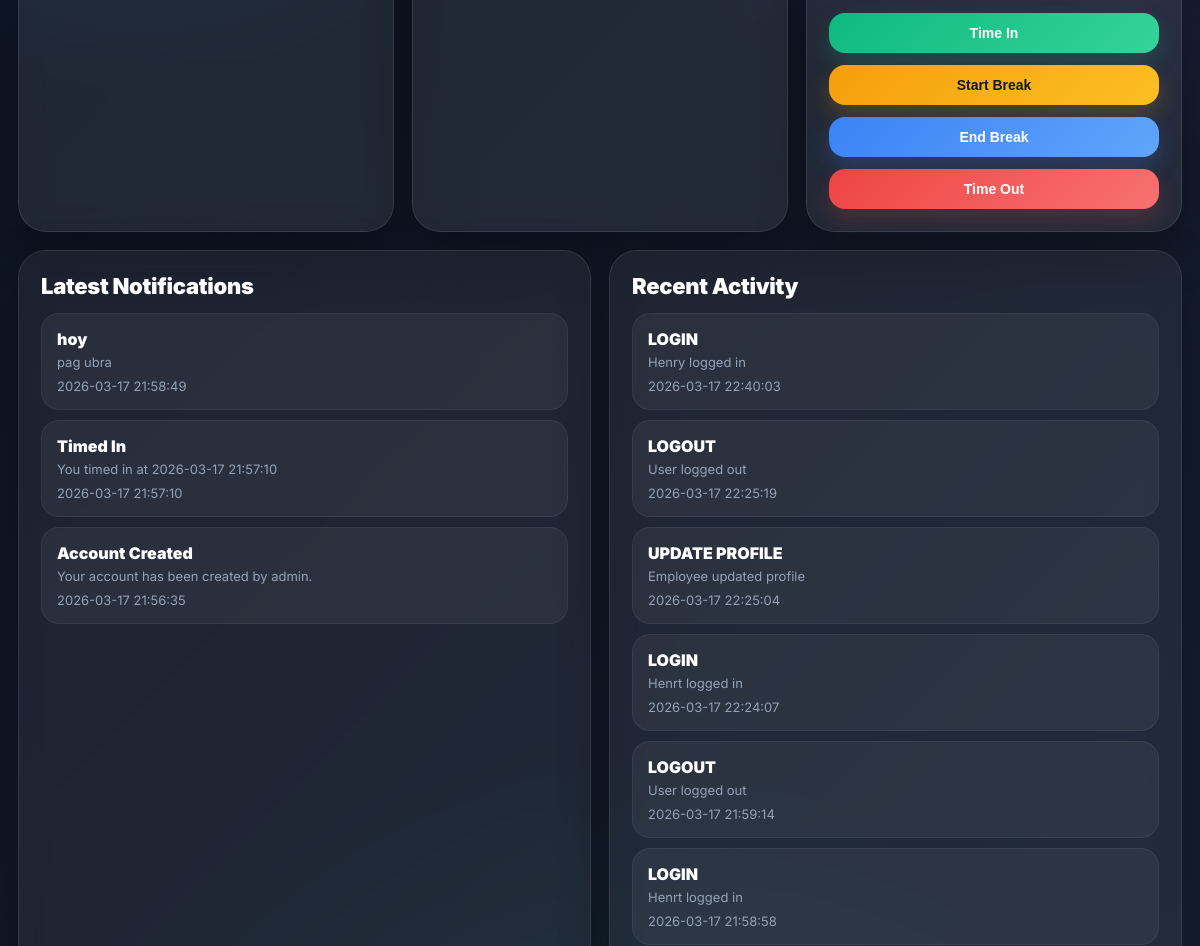
Before: /dashboard (signed in, middle part) with the older database file.
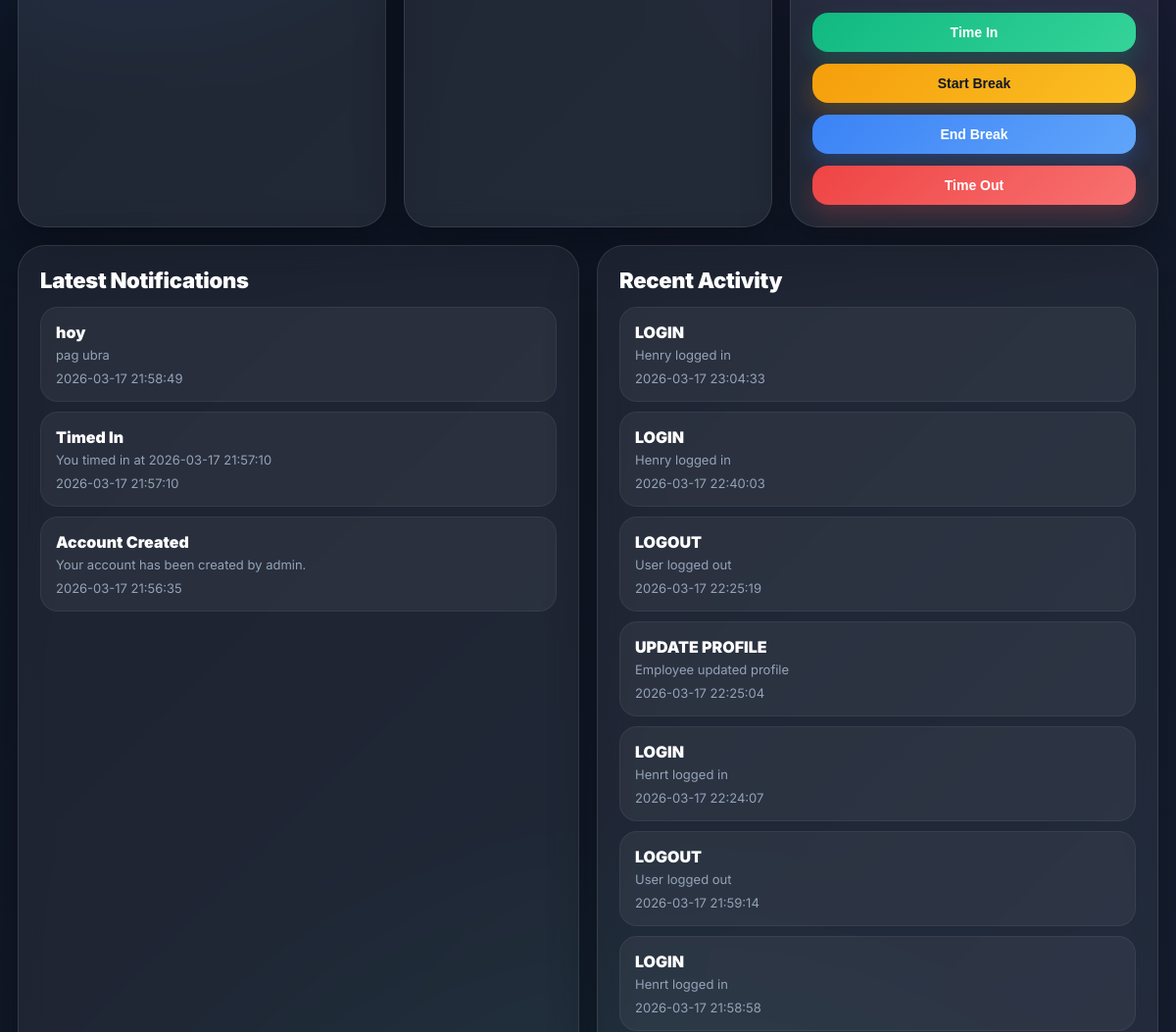
After: the same page with the newer database file.
### tables this page shows
CREATE TABLE notifications (
            id INTEGER PRIMARY KEY AUTOINCREMENT,
            user_id INTEGER NOT NULL,
            title TEXT NOT NULL,
            message TEXT NOT NULL,
            created_at TEXT NOT NULL,
            is_read INTEGER NOT NULL DEFAULT 0,
            FOREIGN KEY (user_id) REFERENCES users (id)
        );

CREATE TABLE activity_logs (
            id INTEGER PRIMARY KEY AUTOINCREMENT,
            user_id INTEGER NOT NULL,
            action TEXT NOT NULL,
            details TEXT,
            created_at TEXT NOT NULL,
            FOREIGN KEY (user_id) REFERENCES users (id)
        );

### app.py (the view)
@app.route("/dashboard")
@login_required(role="employee")
def dashboard():
    user = get_user_by_id(session["user_id"])
    today_attendance = get_today_attendance(user["id"])
    open_break = get_open_break(user["id"])
    db = get_db()
    notifications = db.execute("""
        SELECT * FROM notifications
        WHERE user_id = ?
        ORDER BY id DESC
        LIMIT 10
    """, (user["id"],)).fetchall()
    logs = db.execute("""
        SELECT * FROM activity_logs
        WHERE user_id = ?
        ORDER BY id DESC
        LIMIT 10
    """, (user["id"],)).fetchall()
    current_status = get_user_live_status(user["id"])
    todays_break_minutes = total_break_minutes(today_attendance["id"]) if today_attendance else 0
    todays_work_minutes = total_work_minutes(today_attendance) if today_attendance else 0
    return render_template(
        "employee_dashboard.html",
        user=user,
        today_attendance=today_attendance,
        open_break=open_break,
        notifications=notifications,
        logs=logs,
        current_status=current_status,
        todays_break_minutes=todays_break_minutes,
        todays_work_minutes=todays_work_minutes,
        minutes_to_hm=minutes_to_hm
    )

### app.py (called while the page is built, shortened)
def now_dt():
    return datetime.now(APP_TIMEZONE)

def today_str():
    return now_dt().strftime("%Y-%m-%d")

def get_db():
    if "db" not in g:
        g.db = sqlite3.connect(DATABASE)
        g.db.row_factory = sqlite3.Row
    return g.db

def login_required(role=None):
    def decorator(f):
        @wraps(f)
        def wrapped(*args, **kwargs):
            if "user_id" not in session:
                flash("Please log in first.", "warning")
                return redirect(url_for("login"))
            if role and session.get("role") != role:
                flash("Access denied.", "danger")
                if session.get("role") == "admin":
                    return redirect(url_for("admin_dashboard"))
                return redirect(url_for("dashboard"))
            return f(*args, **kwargs)
        return wrapped
    return decorator

def get_user_by_id(user_id):
    db = get_db()
    return db.execute("SELECT * FROM users WHERE id = ?", (user_id,)).fetchone()

def get_user_live_status(user_id):
    attendance = get_today_attendance(user_id)
    open_break = get_open_break(user_id)
    if not attendance:
        return "Offline"

### templates/employee_dashboard.html (shortened to what this page needs)
{% extends "base.html" %}
{% block content %}
<div class="grid grid-3">
    <div class="card">
    </div>
    <div class="card">
    </div>
    <div class="card">
        <form method="POST" action="{{ url_for('time_in') }}" enctype="multipart/form-data">
            <button class="btn btn-success" type="submit" style="width:100%; margin-top:14px;">Time In</button>
        </form>
        <form method="POST" action="{{ url_for('start_break') }}" style="margin-top:12px;">
            <button class="btn btn-warning" type="submit" style="width:100%;">Start Break</button>
        </form>
        <form method="POST" action="{{ url_for('end_break') }}" style="margin-top:12px;">
            <button class="btn btn-primary" type="submit" style="width:100%;">End Break</button>
        </form>
        <form method="POST" action="{{ url_for('time_out') }}" style="margin-top:12px;">
            <button class="btn btn-danger" type="submit" style="width:100%;">Time Out</button>
        </form>
    </div>
</div>
<div class="grid grid-2" style="margin-top:18px;">
    <div class="card soft">
        <div class="section-title">Latest Notifications</div>
        {% if notifications %}
            {% for notif in notifications %}
                <div class="notif-item">
                    <div style="display:flex; justify-content:space-between; gap:12px;">
                        <div>
                            <div style="font-weight:900; color:white;">{{ notif.title }}</div>
                            <div class="muted small" style="margin-top:5px;">{{ notif.message }}</div>
                            <div class="small muted" style="margin-top:8px;">{{ notif.created_at }}</div>
                        </div>
                    </div>
                </div>
            {% endfor %}
        {% else %}
            <p class="muted">No notifications yet.</p>
        {% endif %}
    </div>
    <div class="card soft">
        <div class="section-title">Recent Activity</div>
        {% if logs %}
            {% for log in logs %}
                <div class="log-item">
                    <div style="font-weight:900; color:white;">{{ log.action }}</div>
                    <div class="muted small" style="margin-top:5px;">{{ log.details }}</div>
                    <div class="small muted" style="margin-top:8px;">{{ log.created_at }}</div>
                </div>
            {% endfor %}
        {% else %}
            <p class="muted">No activity yet.</p>
        {% endif %}
    </div>
</div>
{% endblock %}

Changed rows visible on the page:
added activity_logs: action "LOGIN", details "Henry logged in", created_at "2026-03-17 23:04:33"
